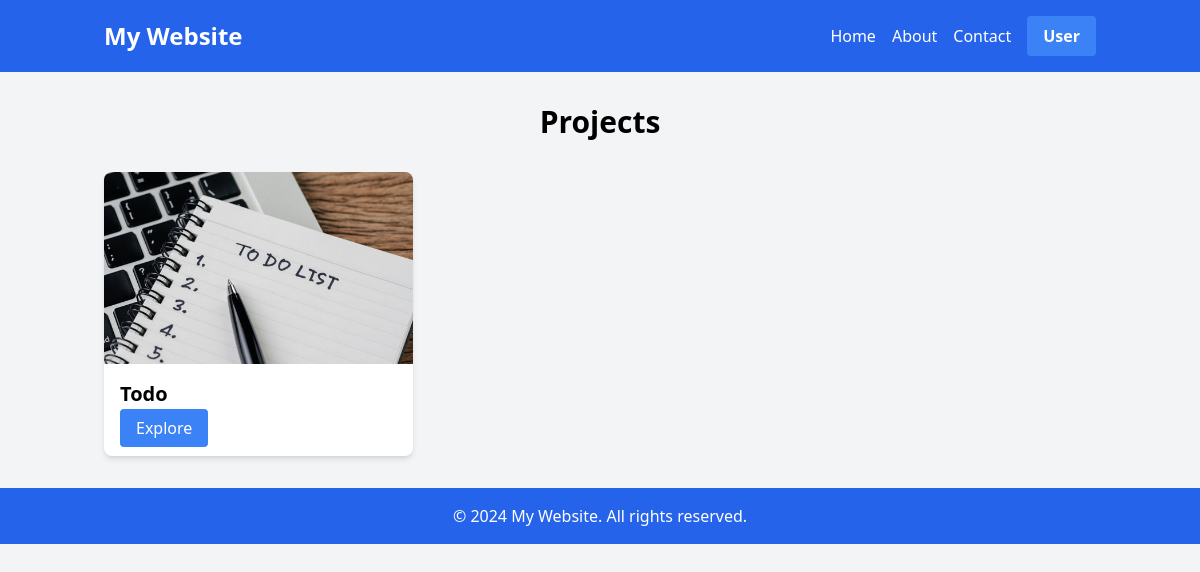
Before: / with the older database file.
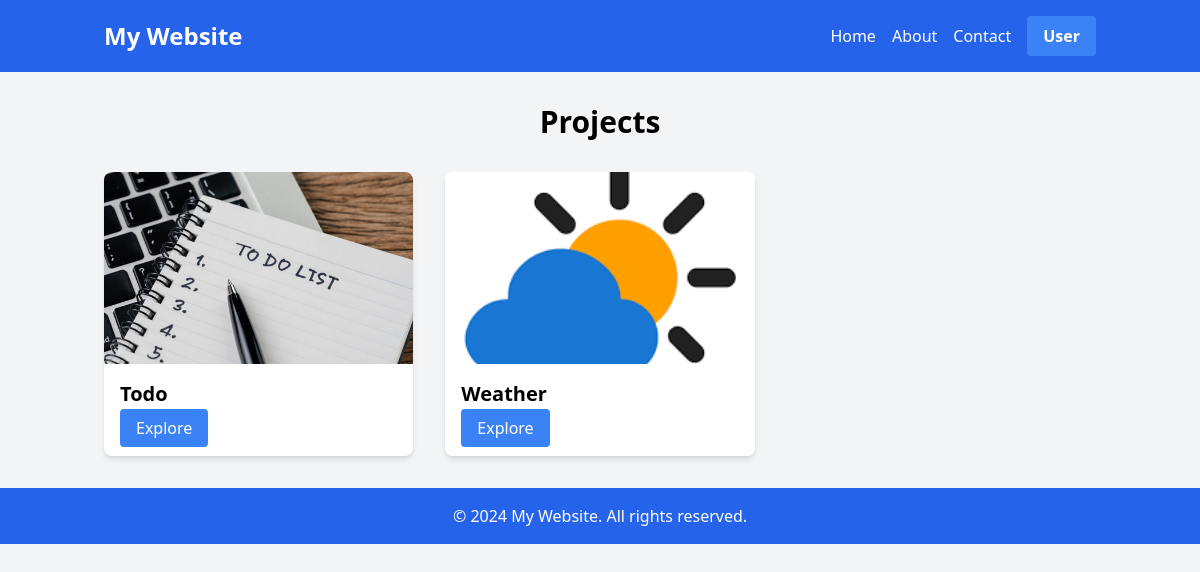
After: the same page with the newer database file.
### home/models.py (models this page shows, shortened)
class Category(models.Model):
    ctgName = models.CharField(unique=True, max_length=80)
    ctgImage = models.ImageField(upload_to='home/images/')
    ctgURL = models.CharField(unique=True, max_length=80)
    isActive = models.BooleanField()

### home/views.py (the view)
# urls.py: 2. Add a URL to urlpatterns:  path('', views.home, name='home')
def home(request):
    categoryList = Category.objects.all()
    data = {
        'categoryList':categoryList
    }
    return render(request, 'home/index.html', data)

### templates/home/index.html
{% extends "home/base.html" %}
{% block content %}
<div class="container mx-auto px-4 py-8">
    <h1 class="text-3xl font-bold mb-8 text-center">Projects</h1>
    <div class="grid grid-cols-1 md:grid-cols-2 lg:grid-cols-3 gap-8">
    {% include 'home/components/categoryCard.html' %}
    </div>
</div>
{% endblock content%}

### templates/home/components/categoryCard.html
    {% for Category in categoryList%}
    <div class="bg-white rounded-lg shadow-md overflow-hidden">
        <img class="w-full h-48 object-cover" src="{{Category.ctgImage.url}}" alt="Category Image">
        <div class="p-4">
            <h2 class="text-xl font-semibold mb-2">{{Category.ctgName}}</h2>
            <a href="{{Category.ctgURL}}" class="bg-blue-500 text-white px-4 py-2 rounded hover:bg-blue-600">Explore</a>
        </div>
    </div>
    {% endfor %}

Changed rows visible on the page:
added Category: ctgImage (picture), ctgName "Weather"
